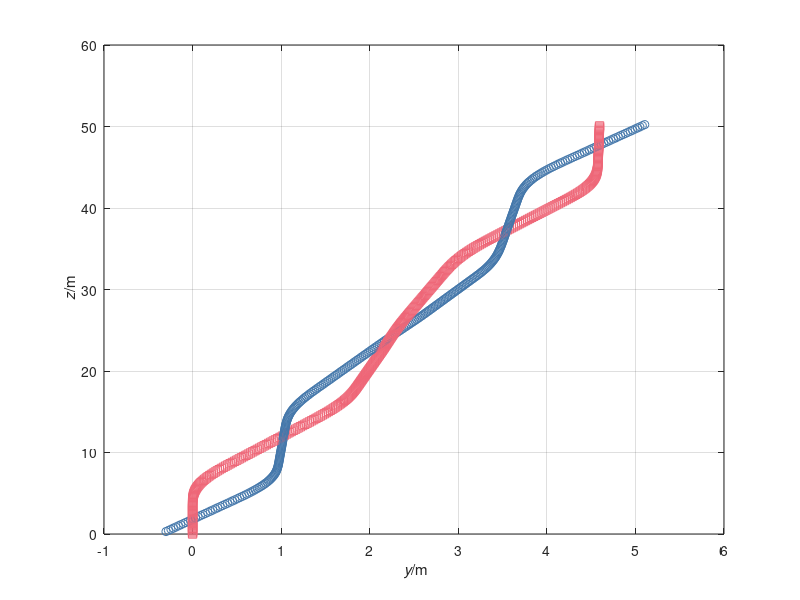

Source code (MATLAB):
%%% Simulation of two bodies connected by non-Hookean material in 2D
%% Coordinates (t, y, z)

%% Constants
ma = 0.1;  % kg: mass object a
mb = 0.1;  % kg: mass object b
g = 9.8;   % N/kg: gravitational acceleration
ln = 0.5;  % m: natural length
k = 0.5;   % N/m: spring constant

%% Initial conditions
t = 0;             % s: time
ra = [-0.3, 0.3];  % m: position object a
rb = [0, 0];       % m: position object b
va = [1, 5];       % m/s: velocity object a
vb = [0, 5];       % m/s: velocity object b

%% Boundary conditions
Ga = -ma * g * [0, 0];  % N: gravity supply object a
Gb = -mb * g * [0, 0];  % N: gravity supply object b

%% Parameters for time loop
t1 = 10;      % s: final time
dt = 0.0001;  % s: time step %@

%% Plotting
dtplot = t1/360;  % time interval between plots
tplot = dtplot;   % time for next plot
figure
plot(ra(1), ra(2), 'o', 'color', '#4477AA')
hold on; grid on
plot(rb(1), rb(2), 's', 'color', '#EE6677')
xlabel('{\it y}/m'); ylabel('{\it z}/m') %@

%% State: ra, rb, va, vb
%% Numerical time integration
while t < t1
  %% constitutive relations
  Pa = ma * va;
  Pb = mb * vb;
  l = norm(ra - rb); % calculation of present length
  if l < ln
    Fa = [0, 0];
  else
    Fa = -k * (l - ln) * (ra - rb)/l;
  end
  Fb = -Fa; % balance of momentum for non-Hookean material

  %% balances
  t = t + dt;
  Pa = Pa + (Fa + Ga) * dt;
  Pb = Pb + (Fb + Gb) * dt;
  ra = ra + va * dt;
  rb = rb + vb * dt;

  %% constitutive relations: find new state variables
  va = Pa / ma;
  vb = Pb / mb; %@

  %% plot
  if t > tplot
    plot(ra(1), ra(2), 'o', 'color', '#4477AA')
    plot(rb(1), rb(2), 's', 'color', '#EE6677')
    pause(0)
    tplot = tplot + dtplot;
  end %@
end
